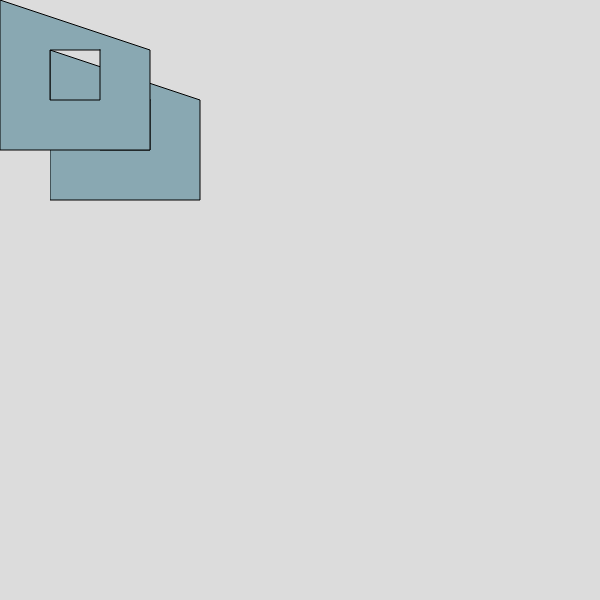
Frame 1 (no input)
Frame 60 (no input): identical to frame 1, image omitted
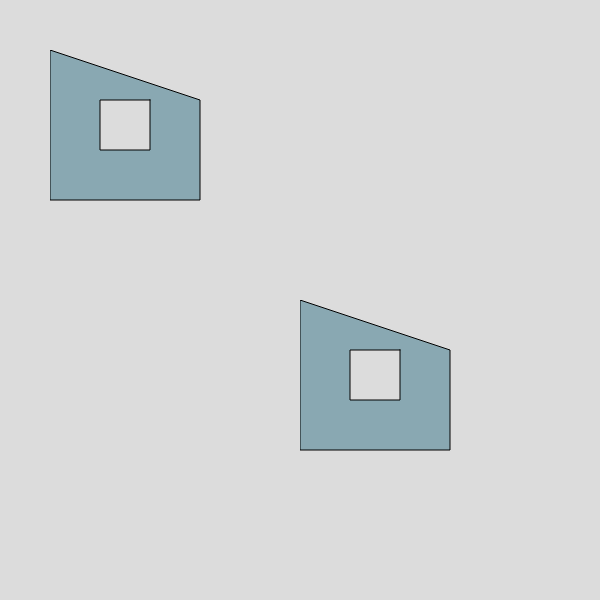
Frame 120 (the mouse pressed at the canvas centre since frame 60)

The p5.js sketch that drew these frames (run headless with seeded random() and noise() and a simulated clock; from frame 60 on, the mouse is pressed at the canvas centre):

// p5.js sketch
// ── sketch.js
let shape;

function setup() {
  createCanvas(600, 600);

  shape = createGraphics(400, 400);  

  shape.beginShape();
  shape.fill(137, 168, 178)
  shape.vertex(0, 0);
  shape.vertex(0, 150);
  shape.vertex(150, 150);
  shape.vertex(150, 50);

  shape.beginContour(); //ایجاد حفره در شکل
  shape.vertex(100, 50);
  shape.vertex(100, 100);
  shape.vertex(50, 100);
  shape.vertex(50, 50);
  shape.endContour();

  shape.endShape(CLOSE);
}

function draw() {
  background(220);
  image(shape, 50, 50);
  image(shape, mouseX, mouseY);
}
